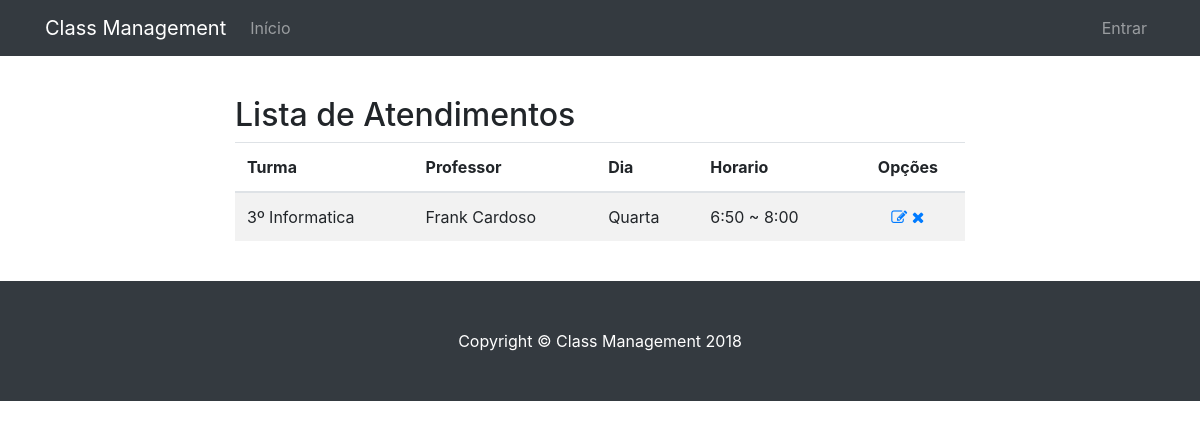
The page /visualizar/atendimento/ on the database as committed earlier.
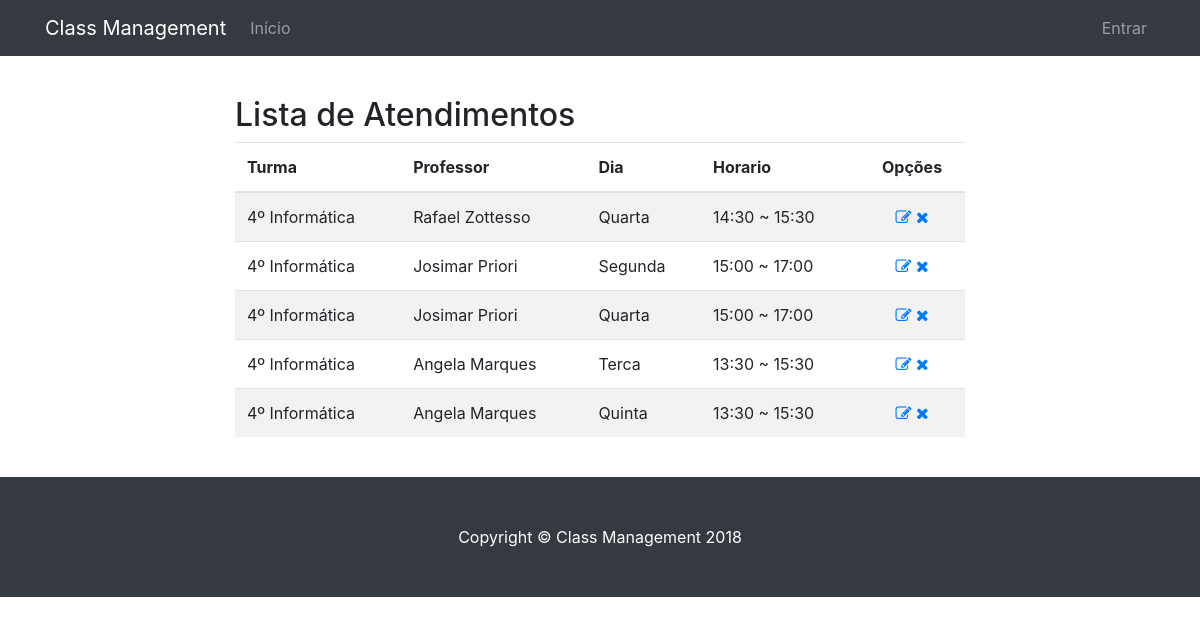
The same page on the database as committed later.
### classmanagement/models.py (models this page shows, shortened)
class Atendimento(models.Model):
    DIA_CHOICES   = (
        ('Seg', 'Segunda'),
        ('Ter', 'Terca'),
        ('Qua', 'Quarta'),
        ('Qui', 'Quinta'),
        ('Sex', 'Sexta'),
        ('Sab', 'Sabado'),
    )
    turma                   = models.ForeignKey(Turma, on_delete=models.PROTECT, blank=False, null=False, help_text='Obrigatório.')
    professor               = models.ForeignKey(Professor, on_delete=models.PROTECT, blank=False, null=False, help_text='Obrigatório.')
    dia                     = models.CharField(max_length=3, choices=DIA_CHOICES, blank=False, null=False, help_text='Obrigatório.', verbose_name='Dia da semana')
    horario_inicio          = models.CharField(max_length=5, blank=False, null=False, help_text='Exemplo: "20:00"')
    horario_fim             = models.CharField(max_length=5, blank=False, null=False, help_text='Exemplo: "20:50"')

class Turma(models.Model):
    nome                    = models.CharField(max_length=120, blank=False, null=False, help_text='Obrigatório.')
    alunos                  = models.ManyToManyField(User, help_text='Obrigatório', related_name='alunos_matriculados')
    data_cadastro           = models.DateField(auto_now_add=True)
    representante           = models.ForeignKey(User, on_delete=models.PROTECT, blank=False, null=False)
    colegio                 = models.ForeignKey(Colegio, on_delete=models.PROTECT, blank=False, null=False, help_text='Obrigatório.')
    def __str__(self):
        return self.nome

class Professor(models.Model):
    nome                    = models.CharField(max_length=120, blank=False, null=False, help_text='Obrigatório.')
    email                   = models.EmailField(max_length=120, blank=False, null=False, help_text='Obrigatório.')
    def __str__(self):
        return self.nome
    class Meta:
        verbose_name_plural = 'Professores'

### classmanagement/views.py (the view)
# urls.py: path('visualizar/atendimento/', views.AtendimentoListView.as_view(), name='visualizar_atendimento'),
class AtendimentoListView(generic.ListView):
    model = models.Atendimento
    template_name = 'list/atendimento_list.html'
    def get_context_data(selfself, **kwargs):
        context = super().get_context_data(**kwargs)
        context['titulo'] = 'Lista de Atendimentos'
        return context

### classmanagement/templates/list/atendimento_list.html (shortened to what this page needs)
{% extends "list.html" %}
{% block lista %}
<table class="table table-striped" id="lista">
  <thead>
    <tr>
      <th>Turma</th>
      <th>Professor</th>
      <th>Dia</th>
      <th>Horario</th>
      <th class="center">Opções</th>
    </tr>
  </thead>
  <tbody>
{% for atendimento in object_list %}
    <td>{{ atendimento.turma }}</td>
    <td>{{ atendimento.professor }}</td>
    <td>{{ atendimento.get_dia_display }}</td>
    <td>{{ atendimento.horario_inicio }} ~ {{ atendimento.horario_fim }}</td>
    <td class="center">
        <a href="{% url 'atualizar_atendimento' pk=atendimento.id %}" class="">
          <i class="fa fa-edit" aria-hidden></i>
        </a>
        <a href="{% url 'deletar_atendimento' pk=atendimento.id %}">
            <i class="fa fa-remove" aria-hidden></i>
        </a>
      </td>
{% empty %}
    <tr>
      <td colspan="4">Nenhum registro encontrado!</td>
    </tr>
{% endfor %}
</tbody>
</table>
{% endblock %}

Rows that differ between the two databases and show on the page:
changed Atendimento: turma "3º Informatica" → "4º Informática"; professor "Frank Cardoso" → "Rafael Zottesso"; horario_inicio "6:50" → "14:30"; horario_fim "8:00" → "15:30"
added Atendimento: turma "4º Informática", professor "Josimar Priori", dia "Segunda", horario_inicio "15:00", horario_fim "17:00"
added Atendimento: turma "4º Informática", professor "Josimar Priori", dia "Quarta", horario_inicio "15:00", horario_fim "17:00"
added Atendimento: turma "4º Informática", professor "Angela Marques", dia "Terca", horario_inicio "13:30", horario_fim "15:30"
added Atendimento: turma "4º Informática", professor "Angela Marques", dia "Quinta", horario_inicio "13:30", horario_fim "15:30"
